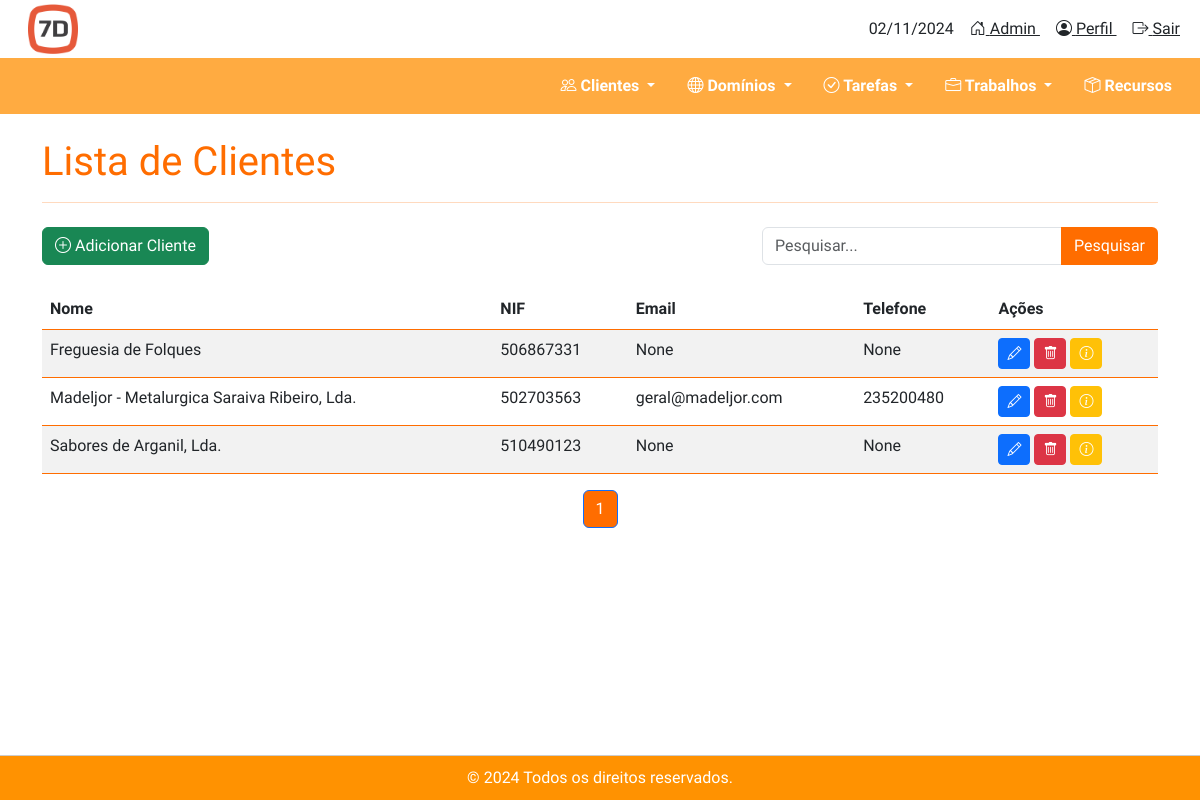
Before: /clientes/ with the older database file.
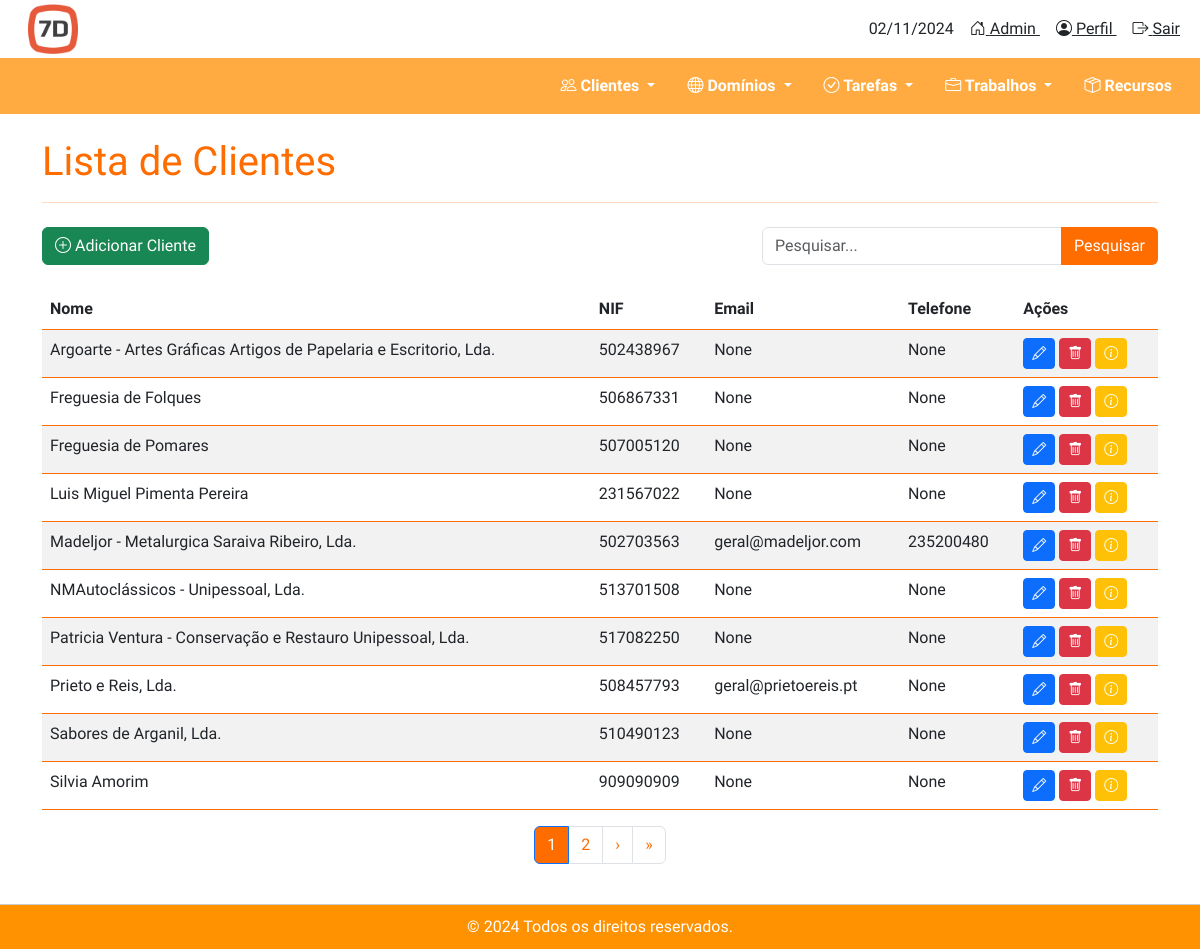
After: the same page with the newer database file.
### clientes/models.py (models this page shows, shortened)
class Cliente(models.Model):
    nome = models.CharField(max_length=255)
    nif = models.CharField(max_length=9, verbose_name='Número de Identificação Fiscal')
    morada = models.CharField(max_length=255, blank=True, null=True)
    codigo_postal = models.CharField(max_length=10, blank=True, null=True)
    localidade = models.CharField(max_length=100, blank=True, null=True)
    telefone = models.CharField(max_length=15, blank=True, null=True)
    email = models.EmailField(blank=True, null=True)
    website = models.URLField(blank=True, null=True)
    cliente_desde = models.DateField(blank=True, null=True)

### clientes/views.py (the view)
# urls.py: path('', listar_clientes, name='listar_clientes'),  # URL para listar clientes
def listar_clientes(request):
    search_query = request.GET.get('search', '')
    if search_query:
        clientes = Cliente.objects.filter(nome__icontains=search_query).order_by('nome')
    else:
        clientes = Cliente.objects.all().order_by('nome')  # Query para buscar todos os clientes
    paginator = Paginator(clientes, 10)  # Mostra 10 clientes por página
    page_number = request.GET.get('page')  # Obtém o número da página atual
    page_obj = paginator.get_page(page_number)  # Obtém os dados da página atual
    return render(request, 'clientes/listar_clientes.html', {
        'page_obj': page_obj,
        'search_query': search_query  # Passa a consulta de pesquisa para o template
    })

### clientes/templates/clientes/listar_clientes.html (shortened to what this page needs)
{% extends 'base.html' %}
{% load static %}
{% block content %}
<h1 class="mt-4" style="color: #ff6d00;">Lista de Clientes</h1>
<hr style="border-color: #ff6d00;">
<div class="d-flex justify-content-between align-items-center mb-4 mt-4">
    <a href="{% url 'adicionar_cliente' %}" class="btn btn-success">
        <i class="bi bi-plus-circle"></i> Adicionar Cliente
    </a>
    <form action="{% url 'listar_clientes' %}" method="get" class="form-inline">
        <div class="input-group">
            <input type="text" name="search" class="form-control" style="width: 300px;"
                   placeholder="Pesquisar..." id="clientSearch" value="{{ search_query }}">
            <button class="btn" type="button" id="searchButton" style="background-color: #ff6d00; color: white;"
                    onclick="clearSearch()">
                {% if search_query %}
                    Limpar
                {% else %}
                    Pesquisar
                {% endif %}
            </button>
        </div>
    </form>
</div>
<table class="table table-striped" id="clientTable">
    <thead>
        <tr>
            <th>Nome</th>
            <th>NIF</th>
            <th>Email</th>
            <th>Telefone</th>
            <th>Ações</th>
        </tr>
    </thead>
    <tbody>
        {% for cliente in page_obj %}
        <tr>
            <td>{{ cliente.nome }}</td>
            <td>{{ cliente.nif }}</td>
            <td>{{ cliente.email }}</td>
            <td>{{ cliente.telefone }}</td>
            <td>
                <a href="{% url 'editar_cliente' cliente.id %}" class="btn btn-sm btn-primary">
                    <i class="bi bi-pencil" style="color: #ffffff;"></i>
                </a>
                <a href="#" class="btn btn-sm btn-danger" data-bs-toggle="modal" data-bs-target="#deleteModal"
                   data-nome="{{ cliente.nome }}" data-id="{{ cliente.id }}"
                   onclick="setDeleteData('{{ cliente.nome }}', '{{ cliente.id }}')">
                    <i class="bi bi-trash" style="color: #ffffff;"></i>
                </a>
                <a href="{% url 'detalhes_cliente' cliente.id %}" class="btn btn-sm btn-warning">
                    <i class="bi bi-info-circle" style="color: #ffffff;"></i>
                </a>
            </td>
        </tr>
        {% empty %}
        <tr>
            <td colspan="5">Nenhum cliente encontrado.</td>
        </tr>
        {% endfor %}
    </tbody>
</table>
<div class="d-flex justify-content-center mb-4">
    <nav aria-label="Page navigation example">
        <ul class="pagination">
            {% for num in page_obj.paginator.page_range %}
            {% if num == page_obj.number %}
            <li class="page-item active" aria-current="page">
                <span class="page-link" style="background-color: #ff6d00; color: white;">{{ num }}</span>
            </li>
            {% else %}
            <li class="page-item">
                <a class="page-link" href="?page={{ num }}&search={{ search_query }}" style="color: #ff6d00;">{{ num }}</a>
            </li>
            {% endif %}
            {% endfor %}
            {% if page_obj.has_next %}
            <li class="page-item">
                <a class="page-link" href="?page={{ page_obj.next_page_number }}&search={{ search_query }}" aria-label="Próxima" style="color: #ff6d00;">
                    <span aria-hidden="true">&#8250;</span>
                </a>
            </li>
            <li class="page-item">
                <a class="page-link" href="?page={{ page_obj.paginator.num_pages }}&search={{ search_query }}" aria-label="Última" style="color: #ff6d00;">
                    <span aria-hidden="true">&raquo;</span>
                </a>
            </li>
            {% endif %}
        </ul>
    </nav>
</div>
{% endblock %}

### templates/base.html (shortened to what this page needs)
{% load static %}
<!DOCTYPE html>
<html lang="pt">
<head>
    <link href="https://cdn.jsdelivr.net/npm/bootstrap@5.3.0/dist/css/bootstrap.min.css" rel="stylesheet">
    <link href="{% static 'css/styles.css' %}" rel="stylesheet">
    <link href="https://cdnjs.cloudflare.com/ajax/libs/font-awesome/6.0.0-beta3/css/all.min.css" rel="stylesheet">
    <link rel="stylesheet" href="https://cdn.jsdelivr.net/npm/bootstrap-icons@1.5.0/font/bootstrap-icons.css">
</head>
<body>
    <div class="wrapper d-flex flex-column min-vh-100">
        {% include 'includes/navbar.html' %}
        <div class="container flex-grow-1">
            {% block content %}{% endblock %}
        </div>
        {% now "Y" as current_year %}
        {% include 'includes/footer.html' with current_year=current_year %}
    </div>
</body>
</html>

### templates/includes/navbar.html (shortened to what this page needs)
{% load static %}
{% load tz %}
{% now "d/m/Y" as today %}
<div class="topbar py-1 d-flex align-items-center" style="font-family: 'Poppins', sans-serif; background-color: white;">
    <div class="container-fluid d-flex justify-content-between align-items-center">
        <a href="{% url 'homepage' %}" class="navbar-brand px-3">
            <img src="{% static 'img/logo.png' %}" alt="Logo" height="50">
        </a>
        <div class="d-flex align-items-center">
            <div class="date text-dark px-2">{{ today }}</div>
            <div class="user-menu">
                <a href="{% url 'admin:index' %}" class="text-dark px-2" title="Admin">
                    <i class="bi bi-house-door"></i> Admin
                </a>
                <a href="#" class="text-dark px-2" title="Perfil">
                    <i class="bi bi-person-circle"></i> Perfil
                </a>
                <a href="#" class="text-dark px-2" title="Sair">
                    <i class="bi bi-box-arrow-right"></i> Sair
                </a>
            </div>
        </div>
    </div>
</div>
<nav class="navbar navbar-expand-lg" style="background-color: #ffab41;">
    <div class="container-fluid">
        <div class="collapse navbar-collapse" id="navbarNav">
            <ul class="navbar-nav ms-auto nav-pills" style="font-family: 'Poppins', sans-serif; font-weight: 600;">
                <li class="nav-item dropdown">
                    <a class="nav-link dropdown-toggle text-white px-3" href="#" id="clientesDropdown" role="button" aria-expanded="false">
                        <i class="bi bi-people"></i> Clientes
                    </a>
                </li>
                <li class="nav-item dropdown">
                    <a class="nav-link dropdown-toggle text-white px-3" href="#" id="dominiosDropdown" role="button" aria-expanded="false">
                        <i class="bi bi-globe"></i> Domínios
                    </a>
                </li>
                <li class="nav-item dropdown">
                    <a class="nav-link dropdown-toggle text-white px-3" href="#" id="tarefasDropdown" role="button" aria-expanded="false">
                        <i class="bi bi-check-circle"></i> Tarefas
                    </a>
                </li>
                <li class="nav-item dropdown">
                    <a class="nav-link dropdown-toggle text-white px-3" href="#" id="trabalhosDropdown" role="button" aria-expanded="false">
                        <i class="bi bi-briefcase"></i> Trabalhos
                    </a>
                </li>
                <li class="nav-item">
                    <a class="nav-link text-white px-3" href="#">
                        <i class="bi bi-box-seam"></i> Recursos
                    </a>
                </li>
            </ul>
        </div>
    </div>
</nav>

### templates/includes/footer.html
{% load static %}
<footer class="footer"
    style="background-color: #ff9201; border-top: 1px solid #ccc; padding-top: 10px; padding-bottom: 10px; font-family: 'Poppins', sans-serif;">
    <div class="container d-flex justify-content-center align-items-center text-white">
        <p class="mb-0">&copy; {{ current_year }} Todos os direitos reservados.</p>
    </div>
</footer>

### static/css/styles.css (style rules this page uses)
html, body { height: 100%; margin: 0; padding: 0; }
.wrapper { display: flex; flex-direction: column; min-height: 100vh; }
.container { flex-grow: 1; }
.footer { background-color: #ffb74d; border-top: 1px solid #ccc; padding: 10px 0; margin-top: auto; }
* { font-family: 'Play', sans-serif; }
.pagination .page-link { color: #ff6d00; }
.pagination .page-item.active .page-link { background-color: #ff6d00; color: white; }

### clientes/templates/clientes/listar_clientes.html (style rules this page uses)
.table th, .table td { border-bottom: 1px solid #ff6d00; color: inherit; }
.table-striped tbody tr:nth-of-type(odd) { background-color: #ffd181; }

Changed rows visible on the page:
added Cliente: nome "Argoarte - Artes Gráficas Artigos de Papelaria e Escritorio, Lda.", nif "502438967", email "None", telefone "None"
added Cliente: nome "Freguesia de Pomares", nif "507005120", email "None", telefone "None"
added Cliente: nome "Luis Miguel Pimenta Pereira", nif "231567022", email "None", telefone "None"
added Cliente: nome "NMAutoclássicos - Unipessoal, Lda.", nif "513701508", email "None", telefone "None"
added Cliente: nome "Patricia Ventura - Conservação e Restauro Unipessoal, Lda.", nif "517082250", email "None", telefone "None"
added Cliente: nome "Prieto e Reis, Lda.", nif "508457793", email "geral@prietoereis.pt", telefone "None"
added Cliente: nome "Silvia Amorim", nif "909090909", email "None", telefone "None"
Other visible differences:
new list line: "2"
